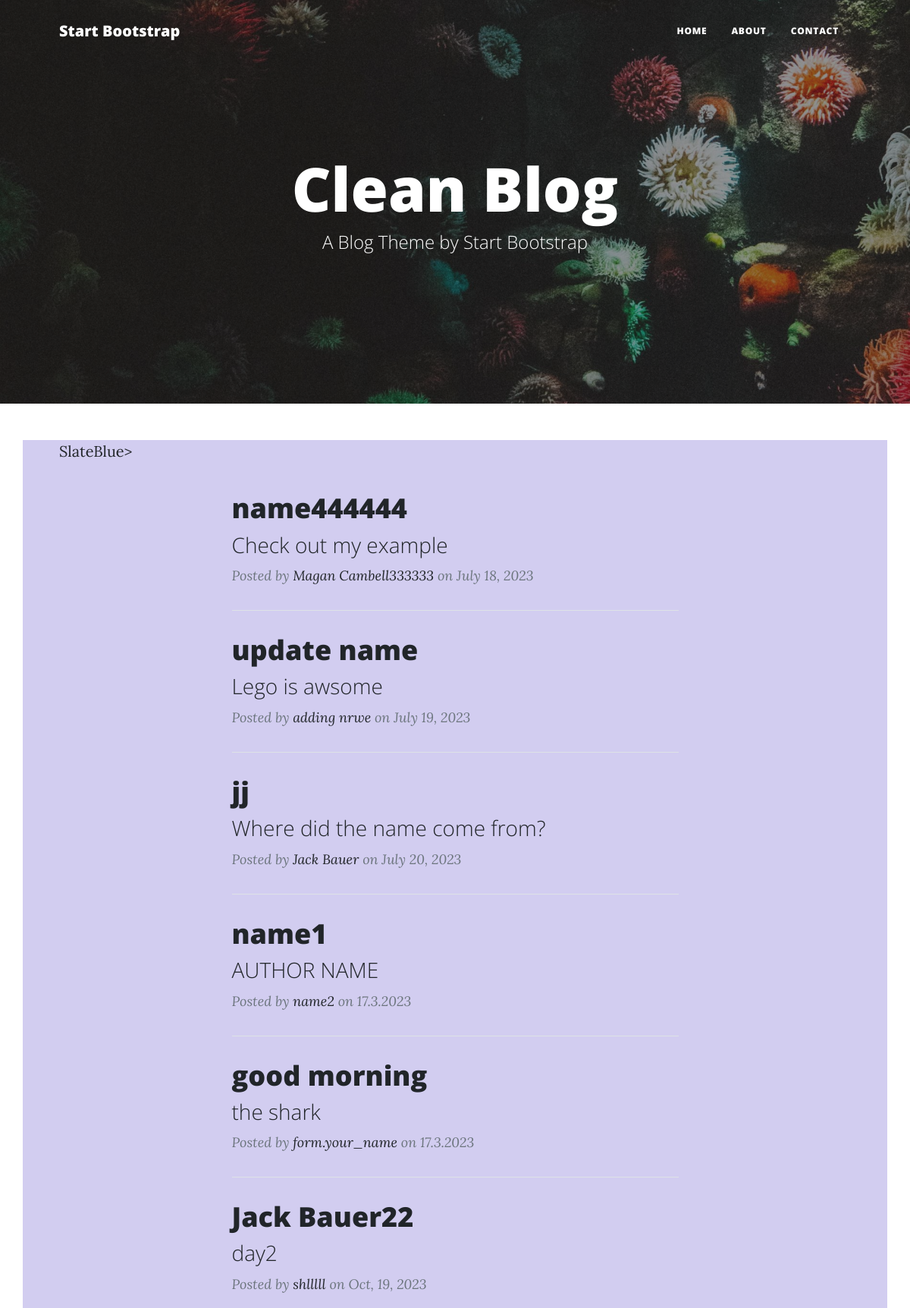
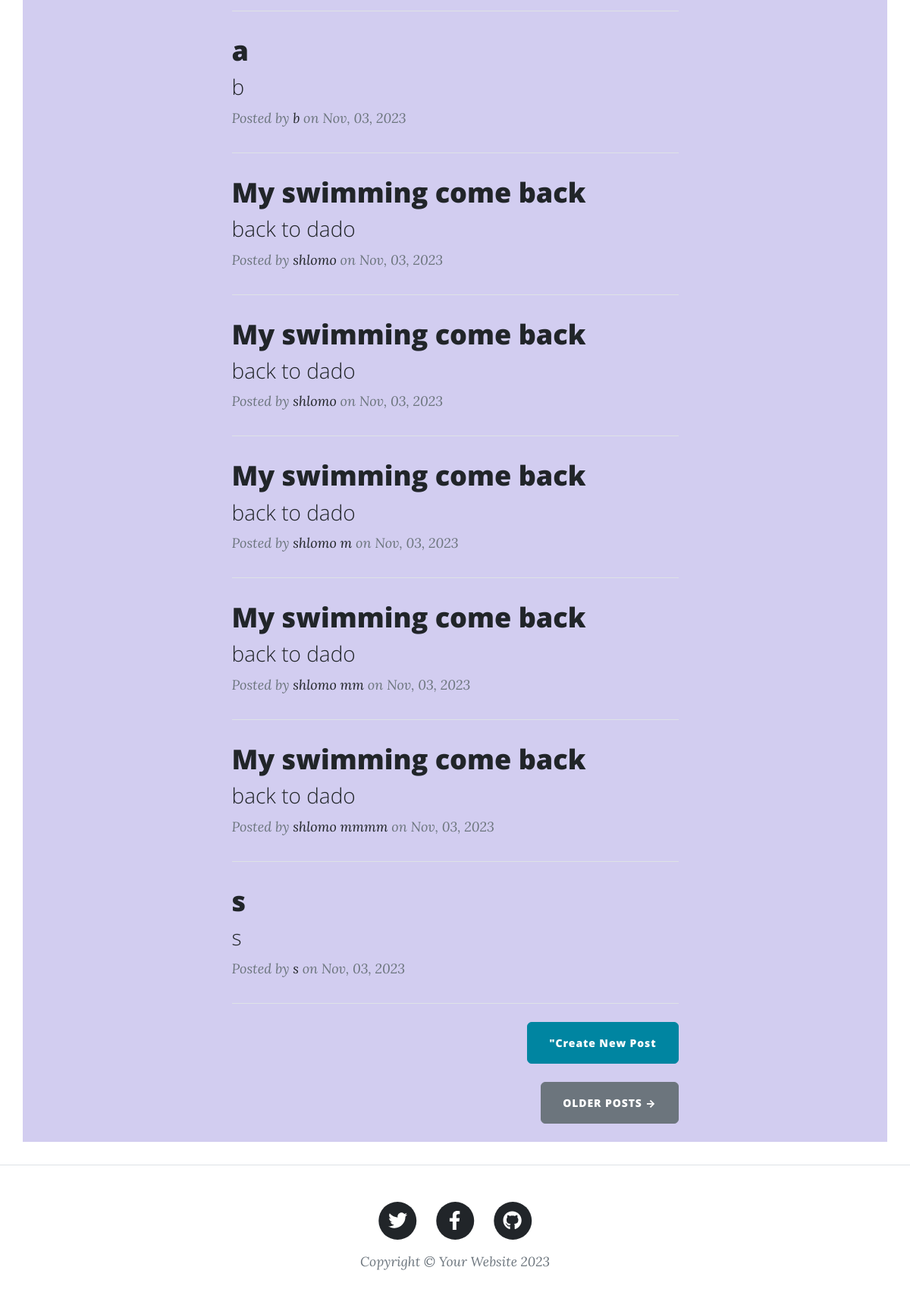
Before: / with the older database file (2 pictures, top to bottom).
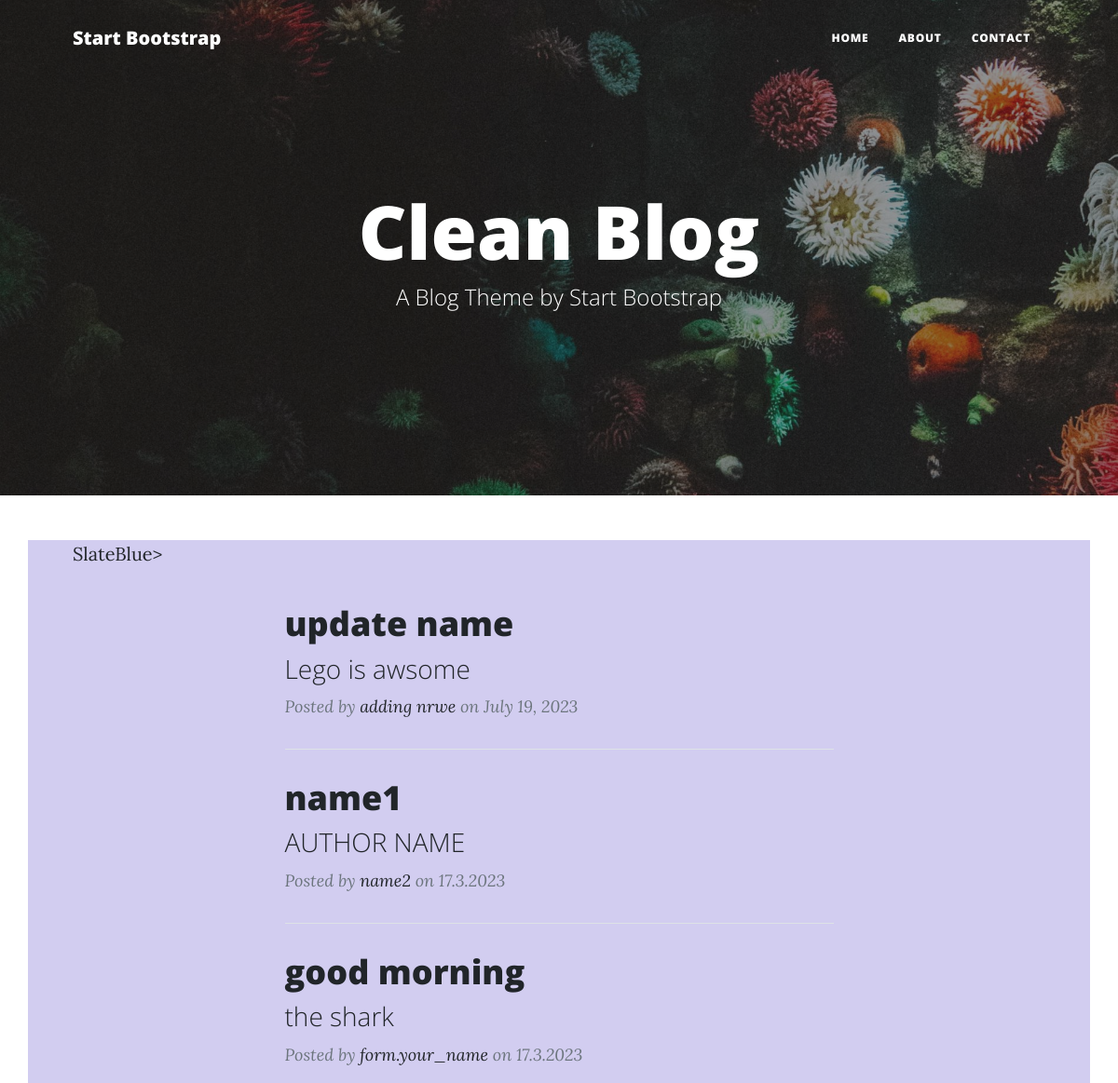
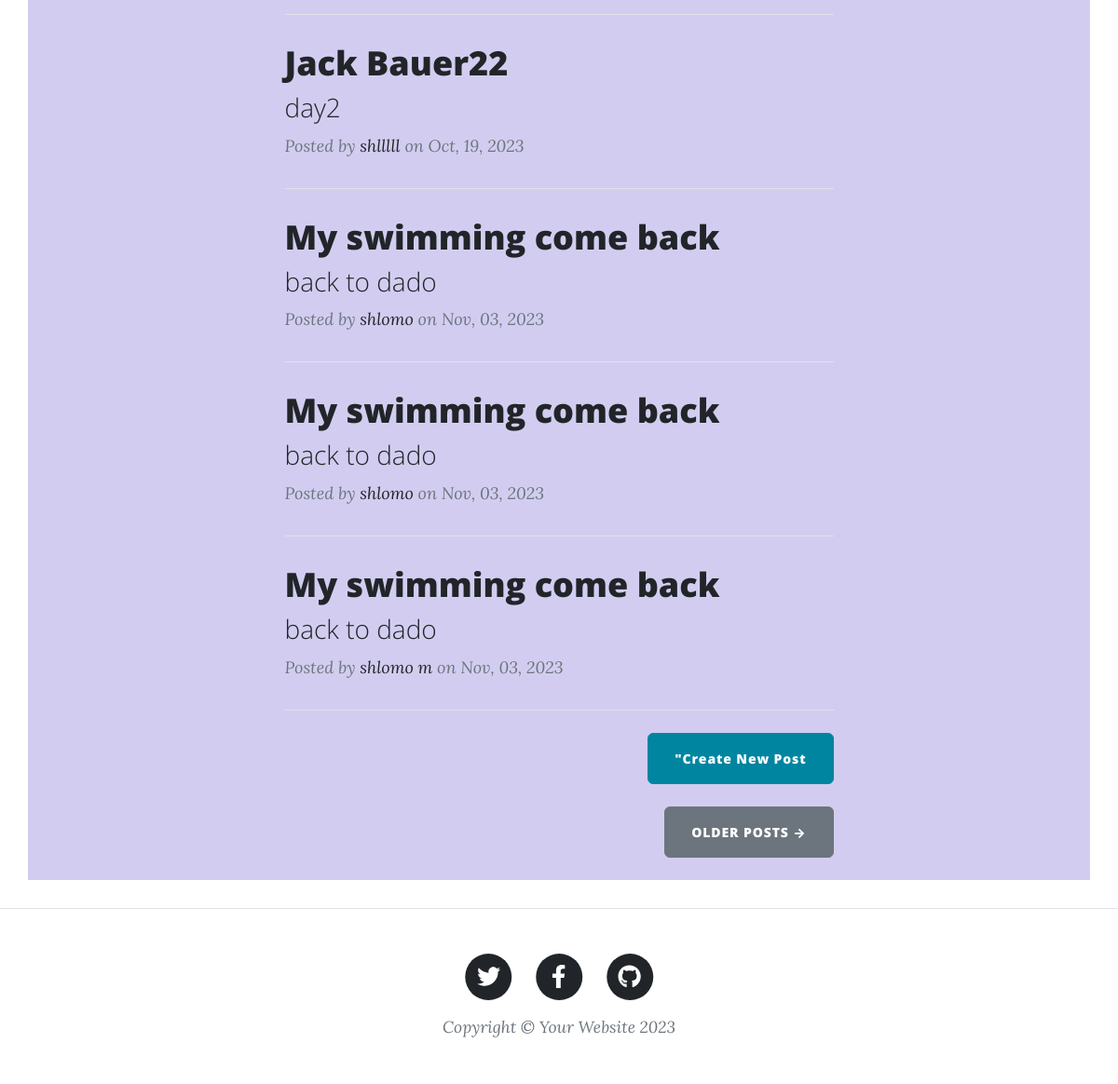
After: the same page with the newer database file (2 pictures, top to bottom).
### main.py (models this page shows)
class BlogPost(db.Model):
    id = db.Column(db.Integer, primary_key=True)
    title = db.Column(db.String(250), nullable=False)
    subtitle = db.Column(db.String(250))
    date = db.Column(db.String(250))
    body = db.Column(db.Text)
    author = db.Column(db.String(250))
    img_url = db.Column(db.String(250))

### main.py (the view)
@app.route('/')
def get_all_posts():
    posts1 = []
    result = db.session.execute(db.select(BlogPost)).scalars()  # same query results
    data = BlogPost.query.all()  # same query results
    posts1 = result.all()
    return render_template("index.html", all_posts=posts1)

### templates/index.html (shortened to what this page needs)
{% include "header.html" %}
<header
  class="masthead"
  style="background-image: url('../static/assets/img/home-bg.jpg')"
>
  <div class="container position-relative px-4 px-lg-5">
    <div class="row gx-4 gx-lg-5 justify-content-center">
      <div class="col-md-10 col-lg-8 col-xl-7">
        <div class="site-heading">
          <h1>Clean Blog</h1>
          <span class="subheading">A Blog Theme by Start Bootstrap</span>
        </div>
      </div>
    </div>
  </div>
</header>
<div class="container px-4 px-lg-5" style="background-color:#d2cdf0 ;">SlateBlue>
  <div class="row gx-4 gx-lg-5 justify-content-center">
    <div class="col-md-10 col-lg-8 col-xl-7">
      {% for post in all_posts %}
      <div class="post-preview">
        <a href="{{ url_for('show_post', post_id=post.id) }}">
          <h2 class="post-title">{{ post.title }}</h2>
          <h3 class="post-subtitle">{{ post.subtitle }}</h3>
        </a>
        <p class="post-meta">
          Posted by
          <a href="#">{{post.author}}</a>
          on {{post.date}}
        </p>
      </div>
      <hr class="my-4" />
      {% endfor %}
      <div class="d-flex justify-content-end mb-4">
         <a class="btn btn-primary float-right"
          href="{{ url_for('add_post') }}"> "Create New Post</a>
      </div>
      <div class="d-flex justify-content-end mb-4">
        <a class="btn btn-secondary text-uppercase" href="#!">Older Posts →</a>
      </div>
    </div>
  </div>
</div>
<br>
{% include "footer.html" %}

### templates/header.html (shortened to what this page needs)
<!DOCTYPE html>
<html lang="en">
  <head>
    {% block styles %}
    {{ bootstrap.load_css() }}
    <link
      href="{{ url_for('static', filename='css/styles.css') }}"
      rel="stylesheet"
    />
    {% endblock %}
  </head>
  <body>
    <nav class="navbar navbar-expand-lg navbar-light" id="mainNav">
      <div class="container px-4 px-lg-5">
        <a class="navbar-brand" href="/">Start Bootstrap</a>
        <div class="collapse navbar-collapse" id="navbarResponsive">
          <ul class="navbar-nav ms-auto py-4 py-lg-0">
            <li class="nav-item">
              <a
                class="nav-link px-lg-3 py-3 py-lg-4"
                href="{{ url_for('get_all_posts') }}"
                >Home</a
              >
            </li>
            <li class="nav-item">
              <a
                class="nav-link px-lg-3 py-3 py-lg-4"
                href="{{ url_for('about') }}"
                >About</a
              >
            </li>
            <li class="nav-item">
              <a
                class="nav-link px-lg-3 py-3 py-lg-4"
                href="{{ url_for('contact') }}"
                >Contact</a
              >
            </li>
          </ul>
        </div>
      </div>
    </nav>

### templates/footer.html (shortened to what this page needs)
        <footer class="border-top">
          <div class="container px-4 px-lg-5">
              <div class="row gx-4 gx-lg-5 justify-content-center">
                  <div class="col-md-10 col-lg-8 col-xl-7">
                      <ul class="list-inline text-center">
                          <li class="list-inline-item">
                              <a href="#!">
                                  <span class="fa-stack fa-lg">
                                      <i class="fas fa-circle fa-stack-2x"></i>
                                      <i class="fab fa-twitter fa-stack-1x fa-inverse"></i>
                                  </span>
                              </a>
                          </li>
                          <li class="list-inline-item">
                              <a href="#!">
                                  <span class="fa-stack fa-lg">
                                      <i class="fas fa-circle fa-stack-2x"></i>
                                      <i class="fab fa-facebook-f fa-stack-1x fa-inverse"></i>
                                  </span>
                              </a>
                          </li>
                          <li class="list-inline-item">
                              <a href="#!">
                                  <span class="fa-stack fa-lg">
                                      <i class="fas fa-circle fa-stack-2x"></i>
                                      <i class="fab fa-github fa-stack-1x fa-inverse"></i>
                                  </span>
                              </a>
                          </li>
                      </ul>
                      <div class="small text-center text-muted fst-italic">Copyright &copy; Your Website 2023</div>
                  </div>
              </div>
          </div>
      </footer>
  </body>
</html>

Changed rows visible on the page:
removed BlogPost: title "name444444", subtitle "Check out my example", author "Magan Cambell333333", date "July 18, 2023"
removed BlogPost: title "jj", subtitle "Where did the name come from?", author "Jack Bauer", date "July 20, 2023"
removed BlogPost: title "a", subtitle "b", author "b", date "Nov, 03, 2023"
removed BlogPost: title "My swimming come back", subtitle "back to dado", author "shlomo mm", date "Nov, 03, 2023"
removed BlogPost: title "My swimming come back", subtitle "back to dado", author "shlomo mmmm", date "Nov, 03, 2023"
removed BlogPost: title "s", subtitle "s", author "s", date "Nov, 03, 2023"
